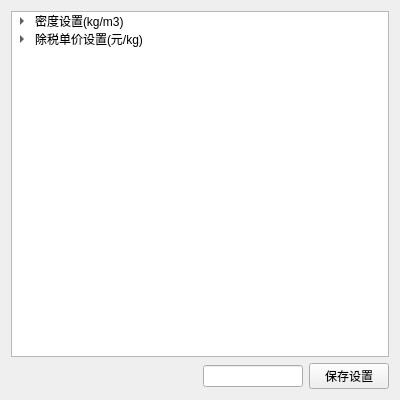
<?xml version="1.0" encoding="UTF-8"?>
<ui version="4.0">
 <class>WindowSetClass</class>
 <widget class="QWidget" name="WindowSetClass">
  <property name="geometry">
   <rect>
    <x>0</x>
    <y>0</y>
    <width>400</width>
    <height>400</height>
   </rect>
  </property>
  <property name="windowTitle">
   <string>Set</string>
  </property>
  <property name="windowIcon">
   <iconset resource="Resource.qrc">
    <normaloff>:/logo.ico</normaloff>:/logo.ico</iconset>
  </property>
  <layout class="QVBoxLayout" name="verticalLayout">
   <item>
    <widget class="QTreeWidget" name="treeWidget">
     <attribute name="headerVisible">
      <bool>false</bool>
     </attribute>
     <column>
      <property name="text">
       <string>1</string>
      </property>
     </column>
     <item>
      <property name="text">
       <string>密度设置(kg/m3)</string>
      </property>
      <item>
       <property name="text">
        <string>铁</string>
       </property>
      </item>
      <item>
       <property name="text">
        <string>铜</string>
       </property>
      </item>
     </item>
     <item>
      <property name="text">
       <string>除税单价设置(元/kg)</string>
      </property>
      <item>
       <property name="text">
        <string>镀锌薄钢板</string>
       </property>
      </item>
      <item>
       <property name="text">
        <string>镀锌钢板</string>
       </property>
      </item>
      <item>
       <property name="text">
        <string>铜板</string>
       </property>
      </item>
      <item>
       <property name="text">
        <string>角钢</string>
       </property>
      </item>
      <item>
       <property name="text">
        <string>槽钢</string>
       </property>
      </item>
      <item>
       <property name="text">
        <string>镀锌圆钢</string>
       </property>
      </item>
      <item>
       <property name="text">
        <string>镀锌扁钢</string>
       </property>
      </item>
      <item>
       <property name="text">
        <string>镀锌钢管</string>
       </property>
      </item>
      <item>
       <property name="text">
        <string>无缝钢管</string>
       </property>
      </item>
      <item>
       <property name="text">
        <string>不锈钢管</string>
       </property>
      </item>
      <item>
       <property name="text">
        <string>焊接钢管</string>
       </property>
      </item>
      <item>
       <property name="text">
        <string>铝合金</string>
       </property>
      </item>
     </item>
    </widget>
   </item>
   <item>
    <layout class="QHBoxLayout" name="horizontalLayout">
     <item>
      <spacer name="horizontalSpacer">
       <property name="orientation">
        <enum>Qt::Horizontal</enum>
       </property>
       <property name="sizeHint" stdset="0">
        <size>
         <width>40</width>
         <height>20</height>
        </size>
       </property>
      </spacer>
     </item>
     <item>
      <widget class="QLineEdit" name="lineEdit">
       <property name="enabled">
        <bool>true</bool>
       </property>
       <property name="maximumSize">
        <size>
         <width>100</width>
         <height>16777215</height>
        </size>
       </property>
      </widget>
     </item>
     <item>
      <widget class="QPushButton" name="pushButton">
       <property name="maximumSize">
        <size>
         <width>100</width>
         <height>16777215</height>
        </size>
       </property>
       <property name="text">
        <string>保存设置</string>
       </property>
      </widget>
     </item>
    </layout>
   </item>
  </layout>
 </widget>
 <layoutdefault spacing="6" margin="11"/>
 <resources>
  <include location="Resource.qrc"/>
 </resources>
 <connections/>
</ui>
